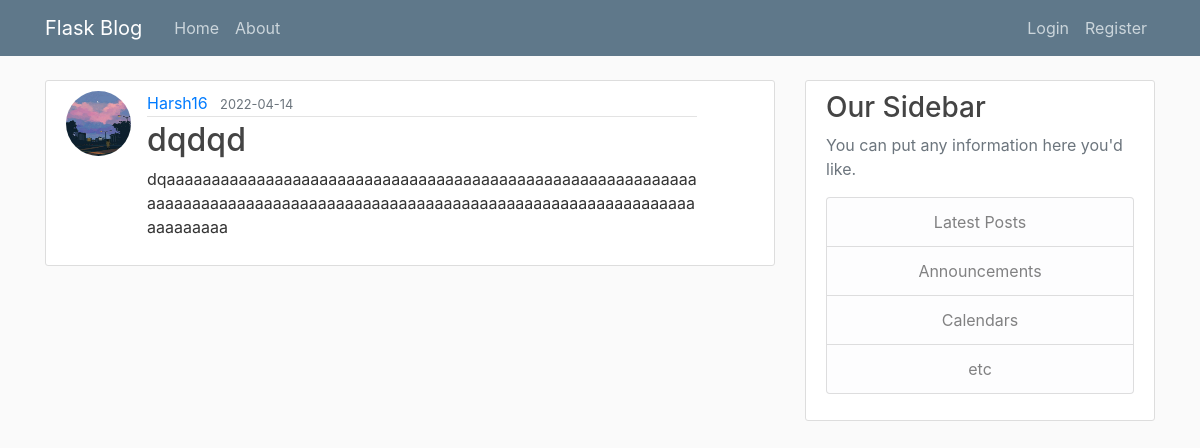
The page /post/9 on the database as committed earlier.
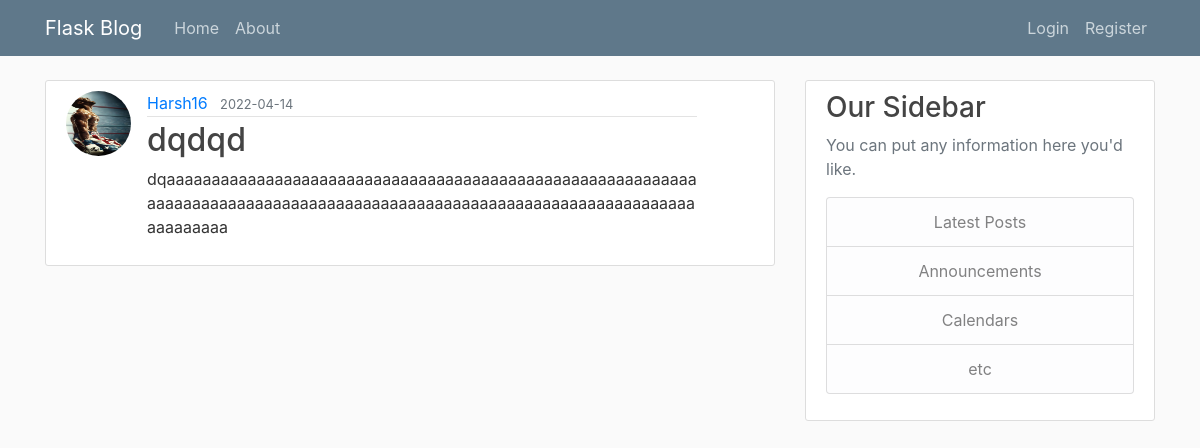
The same page on the database as committed later.
### flaskblog/models.py (models this page shows, shortened)
class User(db.Model,UserMixin):
    id = db.Column(db.Integer,primary_key=True)
    username = db.Column(db.String(20), unique=True,nullable=False)
    email = db.Column(db.String(120), unique=True,nullable=False)
    image_file= db.Column(db.String(20),nullable=False,default='default.jpg')
    password = db.Column(db.String(60),nullable=False)
    posts = db.relationship('Post',backref='author',lazy=True)

### flaskblog/posts/routes.py (the view)
@posts.route("/post/<int:post_id>")
def post(post_id):
    post = Post.query.get_or_404(post_id)
    return render_template('post.html',title=post.title,post=post)

### flaskblog/templates/post.html (shortened to what this page needs)
{% extends "layout.html" %}
{% block content %}
  <article class="media content-section">
    <img class="rounded-circle article-img" src="{{ url_for('static', filename='profile_pics/' + post.author.image_file) }}">
    <div class="media-body">
      <div class="article-metadata">
        <a class="mr-2" href="#">{{ post.author.username }}</a>
        <small class="text-muted">{{ post.date_posted.strftime('%Y-%m-%d') }}</small>
      </div>
      <h2 class="article-title">{{ post.title }}</h2>
      <div class = "new_start">
        <p class="article-content">{{ post.content }}</p>
      </div>
    </div>
  </article>
{% endblock content %}

Rows that differ between the two databases and show on the page:
changed User "Harsh16": image_file: picture added in place of a placeholder
